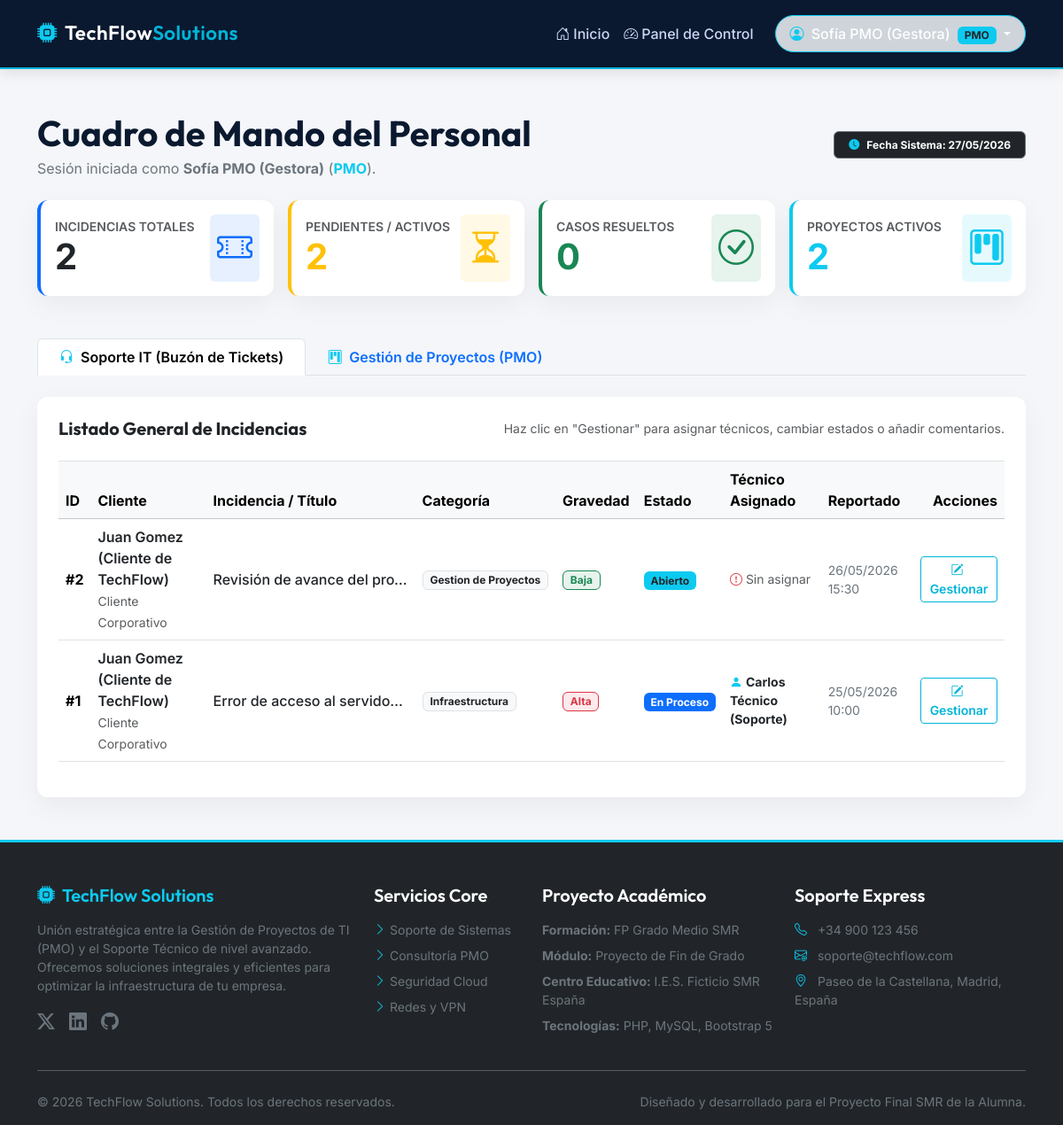
The page /panel_pmo.php (signed in) on the database its author committed.
### tables this page shows
CREATE TABLE `tickets` (
  `id` INT AUTO_INCREMENT PRIMARY KEY,
  `titulo` VARCHAR(150) NOT NULL COMMENT 'Breve título indicando el problema',
  `descripcion` TEXT NOT NULL COMMENT 'Detalles completos de la incidencia informática',
  `cliente_id` INT NOT NULL COMMENT 'Cliente que abre el ticket',
  `tecnico_id` INT DEFAULT NULL COMMENT 'Técnico asignado para resolver el ticket',
  `categoria` ENUM('Soporte Tecnico', 'Gestion de Proyectos', 'Infraestructura') NOT NULL DEFAULT 'Soporte Tecnico' COMMENT 'Categoría de la consulta',
  `gravedad` ENUM('Baja', 'Media', 'Alta', 'Critica') NOT NULL DEFAULT 'Baja' COMMENT 'Nivel de urgencia',
  `estado` ENUM('Abierto', 'En Proceso', 'Resuelto', 'Cerrado') NOT NULL DEFAULT 'Abierto' COMMENT 'Estado del flujo del soporte',
  `created_at` TIMESTAMP DEFAULT CURRENT_TIMESTAMP,
  `updated_at` TIMESTAMP DEFAULT CURRENT_TIMESTAMP ON UPDATE CURRENT_TIMESTAMP,
  FOREIGN KEY (`cliente_id`) REFERENCES `usuarios`(`id`) ON DELETE CASCADE ON UPDATE CASCADE,
  FOREIGN KEY (`tecnico_id`) REFERENCES `usuarios`(`id`) ON DELETE SET NULL ON UPDATE CASCADE
);

CREATE TABLE `usuarios` (
  `id` INT AUTO_INCREMENT PRIMARY KEY,
  `nombre` VARCHAR(100) NOT NULL COMMENT 'Nombre completo del usuario',
  `email` VARCHAR(100) NOT NULL UNIQUE COMMENT 'Correo electrónico que sirve como login',
  `password` VARCHAR(255) NOT NULL COMMENT 'Contraseña cifrada mediante password_hash() con bcrypt',
  `rol` ENUM('cliente', 'tecnico', 'pmo') NOT NULL COMMENT 'Rol del usuario: cliente, tecnico de soporte o gestor PMO',
  `created_at` TIMESTAMP DEFAULT CURRENT_TIMESTAMP COMMENT 'Fecha de registro en la base de datos'
);

### panel_pmo.php (the view, shortened to what this page needs)
<?php
require_once 'conexion.php';
include 'header.php';
$res_total = mysqli_query($conexion, "SELECT COUNT(*) AS total FROM tickets");
$total_tickets = mysqli_fetch_assoc($res_total)['total'];
$res_pendientes = mysqli_query($conexion, "SELECT COUNT(*) AS total FROM tickets WHERE estado IN ('Abierto', 'En Proceso')");
$pendientes_tickets = mysqli_fetch_assoc($res_pendientes)['total'];
$res_resueltos = mysqli_query($conexion, "SELECT COUNT(*) AS total FROM tickets WHERE estado IN ('Resuelto', 'Cerrado')");
$resueltos_tickets = mysqli_fetch_assoc($res_resueltos)['total'];
$res_proyectos_activos = mysqli_query($conexion, "SELECT COUNT(*) AS total FROM proyectos WHERE estado != 'Completado'");
$proyectos_activos = mysqli_fetch_assoc($res_proyectos_activos)['total'];
$sql_tickets = "SELECT t.*, u_c.nombre AS cliente_nombre, u_t.nombre AS tecnico_nombre
                FROM tickets t
                JOIN usuarios u_c ON t.cliente_id = u_c.id
                LEFT JOIN usuarios u_t ON t.tecnico_id = u_t.id
                ORDER BY t.created_at DESC";
$resultado_tickets = mysqli_query($conexion, $sql_tickets);
?>
<div class="container my-4">
    <div class="row align-items-center mb-4 gy-2">
        <div class="col-md-8">
            <h1 class="display-6 fw-bold mb-1">Cuadro de Mando del Personal</h1>
            <p class="text-secondary mb-0">Sesión iniciada como <strong><?php echo htmlspecialchars($_SESSION['nombre']); ?></strong>
               (<span class="text-uppercase text-info fw-bold"><?php echo $_SESSION['rol']; ?></span>).</p>
        </div>
        <div class="col-md-4 text-md-end">
            <span class="badge bg-dark border border-secondary text-white px-3 py-2">
                <i class="bi bi-clock-fill text-info me-2"></i>Fecha Sistema: <?php echo date('d/m/Y'); ?>
            </span>
        </div>
    </div>
    <div class="row g-3 mb-5">
        <div class="col-6 col-lg-3">
            <div class="card card-custom p-3 d-flex flex-row align-items-center justify-content-between h-100 border-start border-primary border-4">
                <div>
                    <span class="text-muted small text-uppercase fw-semibold d-block">Incidencias Totales</span>
                    <strong class="display-6 fw-bold text-dark"><?php echo $total_tickets; ?></strong>
                </div>
                <div class="fs-1 text-primary bg-primary bg-opacity-10 rounded p-2 d-none d-sm-block"><i class="bi bi-ticket-perforated"></i></div>
            </div>
        </div>
        <div class="col-6 col-lg-3">
            <div class="card card-custom p-3 d-flex flex-row align-items-center justify-content-between h-100 border-start border-warning border-4">
                <div>
                    <span class="text-muted small text-uppercase fw-semibold d-block">Pendientes / Activos</span>
                    <strong class="display-6 fw-bold text-warning"><?php echo $pendientes_tickets; ?></strong>
                </div>
                <div class="fs-1 text-warning bg-warning bg-opacity-10 rounded p-2 d-none d-sm-block"><i class="bi bi-hourglass-split"></i></div>
            </div>
        </div>
        <div class="col-6 col-lg-3">
            <div class="card card-custom p-3 d-flex flex-row align-items-center justify-content-between h-100 border-start border-success border-4">
                <div>
                    <span class="text-muted small text-uppercase fw-semibold d-block">Casos Resueltos</span>
                    <strong class="display-6 fw-bold text-success"><?php echo $resueltos_tickets; ?></strong>
                </div>
                <div class="fs-1 text-success bg-success bg-opacity-10 rounded p-2 d-none d-sm-block"><i class="bi bi-check-circle"></i></div>
            </div>
        </div>
        <div class="col-6 col-lg-3">
            <div class="card card-custom p-3 d-flex flex-row align-items-center justify-content-between h-100 border-start border-info border-4">
                <div>
                    <span class="text-muted small text-uppercase fw-semibold d-block">Proyectos Activos</span>
                    <strong class="display-6 fw-bold text-info"><?php echo $proyectos_activos; ?></strong>
                </div>
                <div class="fs-1 text-info bg-info bg-opacity-10 rounded p-2 d-none d-sm-block"><i class="bi bi-kanban"></i></div>
            </div>
        </div>
    </div>
    <ul class="nav nav-tabs mb-4 border-bottom-2" id="panelAdminTab" role="tablist">
        <li class="nav-item" role="presentation">
            <button class="nav-link active fw-semibold py-2.5 px-4" id="tickets-tab" data-bs-toggle="tab" data-bs-target="#tickets-panel" type="button" role="tab" aria-controls="tickets-panel" aria-selected="true">
                <i class="bi bi-headset me-2 text-info"></i>Soporte IT (Buzón de Tickets)
            </button>
        </li>
        <li class="nav-item" role="presentation">
            <button class="nav-link fw-semibold py-2.5 px-4" id="proyectos-tab" data-bs-toggle="tab" data-bs-target="#proyectos-panel" type="button" role="tab" aria-controls="proyectos-panel" aria-selected="false">
                <i class="bi bi-kanban me-2 text-info"></i>Gestión de Proyectos (PMO)
            </button>
        </li>
    </ul>
    <div class="tab-content" id="panelAdminTabContent">
        <div class="tab-pane fade show active" id="tickets-panel" role="tabpanel" aria-labelledby="tickets-tab">
            <div class="card card-custom p-4">
                <div class="d-flex justify-content-between align-items-center mb-4 flex-wrap gap-2">
                    <h3 class="h5 mb-0 fw-bold">Listado General de Incidencias</h3>
                    <span class="text-muted small">Haz clic en "Gestionar" para asignar técnicos, cambiar estados o añadir comentarios.</span>
                </div>
                <?php if (mysqli_num_rows($resultado_tickets) > 0): ?>
                    <div class="table-responsive">
                        <table class="table table-hover align-middle border-top">
                            <thead class="table-light">
                                <tr>
                                    <th>ID</th>
                                    <th>Cliente</th>
                                    <th>Incidencia / Título</th>
                                    <th>Categoría</th>
                                    <th>Gravedad</th>
                                    <th>Estado</th>
                                    <th>Técnico Asignado</th>
                                    <th>Reportado</th>
                                    <th class="text-end">Acciones</th>
                                </tr>
                            </thead>
                            <tbody>
                                <?php while ($ticket = mysqli_fetch_assoc($resultado_tickets)): ?>
                                    <tr>
                                        <td class="fw-bold">#<?php echo $ticket['id']; ?></td>
                                        <td>
                                            <div class="fw-semibold text-dark"><?php echo htmlspecialchars($ticket['cliente_nombre']); ?></div>
                                            <span class="text-muted small">Cliente Corporativo</span>
                                        </td>
                                        <td>
                                            <div class="text-dark fw-medium" style="max-width: 220px; white-space: nowrap; overflow: hidden; text-overflow: ellipsis;">
                                                <?php echo htmlspecialchars($ticket['titulo']); ?>
                                            </div>
                                        </td>
                                        <td>
                                            <span class="badge bg-light text-dark border"><?php echo $ticket['categoria']; ?></span>
                                        </td>
                                        <td>
                                            <?php
                                            $grav_clase = 'bg-secondary';
                                            if ($ticket['gravedad'] === 'Baja') $grav_clase = 'bg-success bg-opacity-10 text-success border border-success';
                                            elseif ($ticket['gravedad'] === 'Media') $grav_clase = 'bg-warning bg-opacity-10 text-warning-emphasis border border-warning';
                                            elseif ($ticket['gravedad'] === 'Alta') $grav_clase = 'bg-danger bg-opacity-10 text-danger border border-danger';
                                            elseif ($ticket['gravedad'] === 'Critica') $grav_clase = 'bg-danger text-white';
                                            ?>
                                            <span class="badge <?php echo $grav_clase; ?>"><?php echo $ticket['gravedad']; ?></span>
                                        </td>
                                        <td>
                                            <?php
                                            $est_clase = 'bg-secondary';
                                            if ($ticket['estado'] === 'Abierto') $est_clase = 'bg-info text-dark';
                                            elseif ($ticket['estado'] === 'En Proceso') $est_clase = 'bg-primary';
                                            elseif ($ticket['estado'] === 'Resuelto') $est_clase = 'bg-success';
                                            elseif ($ticket['estado'] === 'Cerrado') $est_clase = 'bg-dark';
                                            ?>
                                            <span class="badge <?php echo $est_clase; ?>"><?php echo $ticket['estado']; ?></span>
                                        </td>
                                        <td class="text-secondary small">
                                            <?php if ($ticket['tecnico_nombre']): ?>
                                                <strong class="text-dark"><i class="bi bi-person-fill text-info me-1"></i><?php echo htmlspecialchars($ticket['tecnico_nombre']); ?></strong>
                                            <?php else: ?>
                                                <span class="text-muted"><i class="bi bi-exclamation-circle text-danger me-1"></i>Sin asignar</span>
                                            <?php endif; ?>
                                        </td>
                                        <td class="small text-secondary">
                                            <?php echo date('d/m/Y H:i', strtotime($ticket['created_at'])); ?>
                                        </td>
                                        <td class="text-end">
                                            <a href="ver_ticket.php?id=<?php echo $ticket['id']; ?>" class="btn btn-tech-outline btn-sm">
                                                <i class="bi bi-pencil-square me-1"></i>Gestionar
                                            </a>
                                        </td>
                                    </tr>
                                <?php endwhile; ?>
                            </tbody>
                        </table>
                    </div>
                <?php endif; ?>
            </div>
        </div>
    </div>
</div>
<?php
include 'footer.php';
?>

### header.php (style rules this page uses)
:root { --azul-oscuro: #0A192F; --azul-slate: #172A45; --azul-brillante: #00B4D8; --gris-fondo: #F4F6F9; --gris-texto: #4A5568; --blanco-puro: #FFFFFF; }
body { font-family: 'Inter', sans-serif; background-color: var(--gris-fondo); color: var(--azul-oscuro); min-height: 100vh; display: flex; flex-direction: column; }
h1, h2, h3, h4, h5, h6, .navbar-brand { font-family: 'Outfit', sans-serif; font-weight: 600; }
.btn-tech-outline { border: 1px solid var(--azul-brillante); color: var(--azul-brillante); background-color: transparent; font-weight: 600; transition: all 0.3s ease; }
.card-custom { background: var(--blanco-puro); border: none; border-radius: 12px; box-shadow: 0 10px 30px rgba(0, 0, 0, 0.05); transition: transform 0.3s ease, box-shadow 0.3s ease; }

### rows shown on the page
tickets: id "2", cliente.nombre "Juan Gomez (Cliente de TechFlow)", titulo "Revisión de avance del pro…", categoria "Gestion de Proyectos", gravedad "Baja", estado "Abierto", shows "Sin asignar", created_at "26/05/2026 15:30"
tickets: id "1", cliente.nombre "Juan Gomez (Cliente de TechFlow)", titulo "Error de acceso al servido…", categoria "Infraestructura", gravedad "Alta", estado "En Proceso", tecnico.nombre "Carlos Técnico (Soporte)", created_at "25/05/2026 10:00"

### other values the page prints
$_SESSION['nombre'] "Sofía PMO (Gestora)"
$_SESSION['rol'] "PMO"
$total_tickets "2"
$pendientes_tickets "2"
$resueltos_tickets "0"
$proyectos_activos "2"
